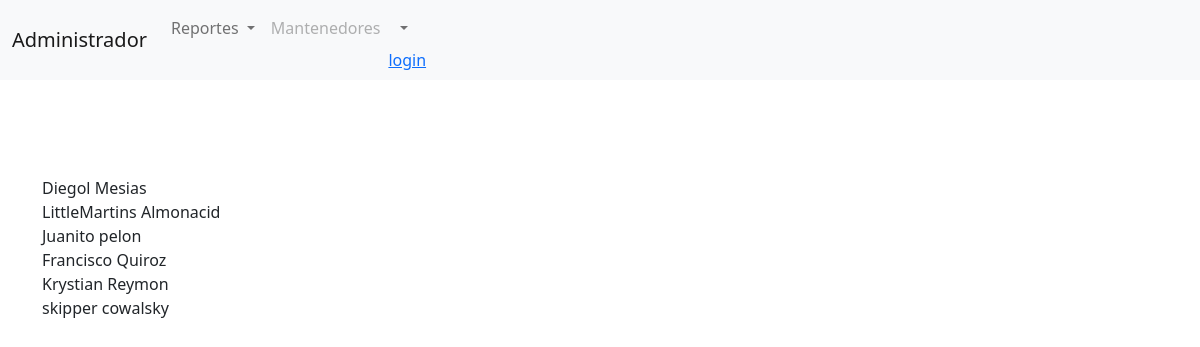
Screenshot of /administrador/reporte_clientes with the database file from the repository.
### clientes/models.py (models this page shows)
class Cliente(models.Model):
    rut              = models.CharField(primary_key=True, max_length=10)
    nombre           = models.CharField(max_length=20)
    apellido_paterno = models.CharField(max_length=20)
    apellido_materno = models.CharField(max_length=20)
    fecha_nacimiento = models.DateField(blank=False, null=False)
    id_genero        = models.ForeignKey('Genero',on_delete=models.CASCADE, db_column='idGenero')
    telefono         = models.CharField(max_length=45)
    email            = models.EmailField(unique=True, max_length=100, blank=True, null=True)
    direccion        = models.CharField(max_length=50, blank=True, null=True)
    activo           = models.IntegerField()
    def __str__(self):
        return str(self.nombre)+" "+str(self.apellido_paterno)

### administrador/views.py (the view)
# urls.py: path('reporte_clientes', views.reporte_clientes, name='reporte_cliente'),
def reporte_clientes(request):
    clientes=Cliente.objects.all()
    context = {'clientes':clientes}
    return render(request, 'administrador/menu.html', context)

### administrador/templates/administrador/menu.html (shortened to what this page needs)
{% extends "administrador/base.html" %}
{% load static %}
{% block content%}
    <div class="container">
        {% if clientes %}
            <br><br>
           {% for cliente in clientes%}
                    {{cliente}} <br>
           {% endfor %}
        {% endif%}
    </div>
{% endblock %}

### rows the page displays
Cliente: nombre+apellido_paterno "Diegol Mesias"
Cliente: nombre+apellido_paterno "LittleMartins Almonacid"
Cliente: nombre+apellido_paterno "Juanito pelon"
Cliente: nombre+apellido_paterno "Francisco Quiroz"
Cliente: nombre+apellido_paterno "Krystian Reymon"
Cliente: nombre+apellido_paterno "skipper cowalsky"
